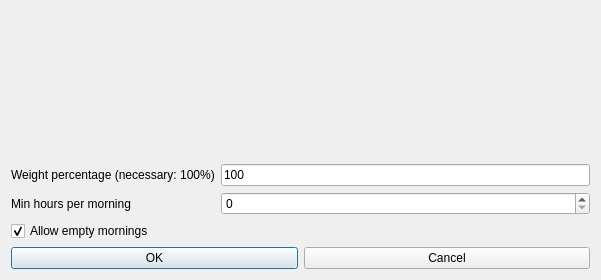
<?xml version="1.0" encoding="UTF-8"?>
<ui version="4.0">
 <class>ModifyConstraintTeachersMinHoursPerMorningForm_template</class>
 <widget class="QDialog" name="ModifyConstraintTeachersMinHoursPerMorningForm_template">
  <property name="geometry">
   <rect>
    <x>0</x>
    <y>0</y>
    <width>601</width>
    <height>280</height>
   </rect>
  </property>
  <property name="windowTitle">
   <string extracomment="This is the title of the dialog to modify a constraint of this type">Modify teachers min hours per morning</string>
  </property>
  <layout class="QGridLayout" name="gridLayout">
   <item row="3" column="0" colspan="3">
    <widget class="QCheckBox" name="allowEmptyMorningsCheckBox">
     <property name="text">
      <string>Allow empty mornings</string>
     </property>
     <property name="checked">
      <bool>true</bool>
     </property>
    </widget>
   </item>
   <item row="2" column="0">
    <widget class="QLabel" name="minHoursTextLabel">
     <property name="frameShape">
      <enum>QFrame::NoFrame</enum>
     </property>
     <property name="frameShadow">
      <enum>QFrame::Plain</enum>
     </property>
     <property name="text">
      <string>Min hours per morning</string>
     </property>
     <property name="wordWrap">
      <bool>false</bool>
     </property>
    </widget>
   </item>
   <item row="0" column="1">
    <spacer name="verticalSpacer">
     <property name="orientation">
      <enum>Qt::Vertical</enum>
     </property>
     <property name="sizeHint" stdset="0">
      <size>
       <width>20</width>
       <height>100</height>
      </size>
     </property>
    </spacer>
   </item>
   <item row="1" column="0" colspan="2">
    <widget class="QLabel" name="weightTextLabel">
     <property name="frameShape">
      <enum>QFrame::NoFrame</enum>
     </property>
     <property name="frameShadow">
      <enum>QFrame::Plain</enum>
     </property>
     <property name="text">
      <string>Weight percentage (necessary: 100%)</string>
     </property>
     <property name="wordWrap">
      <bool>false</bool>
     </property>
    </widget>
   </item>
   <item row="1" column="2">
    <widget class="QLineEdit" name="weightLineEdit">
     <property name="text">
      <string notr="true">100</string>
     </property>
    </widget>
   </item>
   <item row="2" column="2">
    <widget class="QSpinBox" name="minHoursSpinBox"/>
   </item>
   <item row="4" column="0" colspan="3">
    <layout class="QHBoxLayout" name="horizontalLayout">
     <item>
      <widget class="QPushButton" name="okPushButton">
       <property name="text">
        <string>OK</string>
       </property>
      </widget>
     </item>
     <item>
      <widget class="QPushButton" name="cancelPushButton">
       <property name="text">
        <string>Cancel</string>
       </property>
      </widget>
     </item>
    </layout>
   </item>
  </layout>
 </widget>
 <layoutdefault spacing="6" margin="11"/>
 <resources/>
 <connections/>
</ui>
